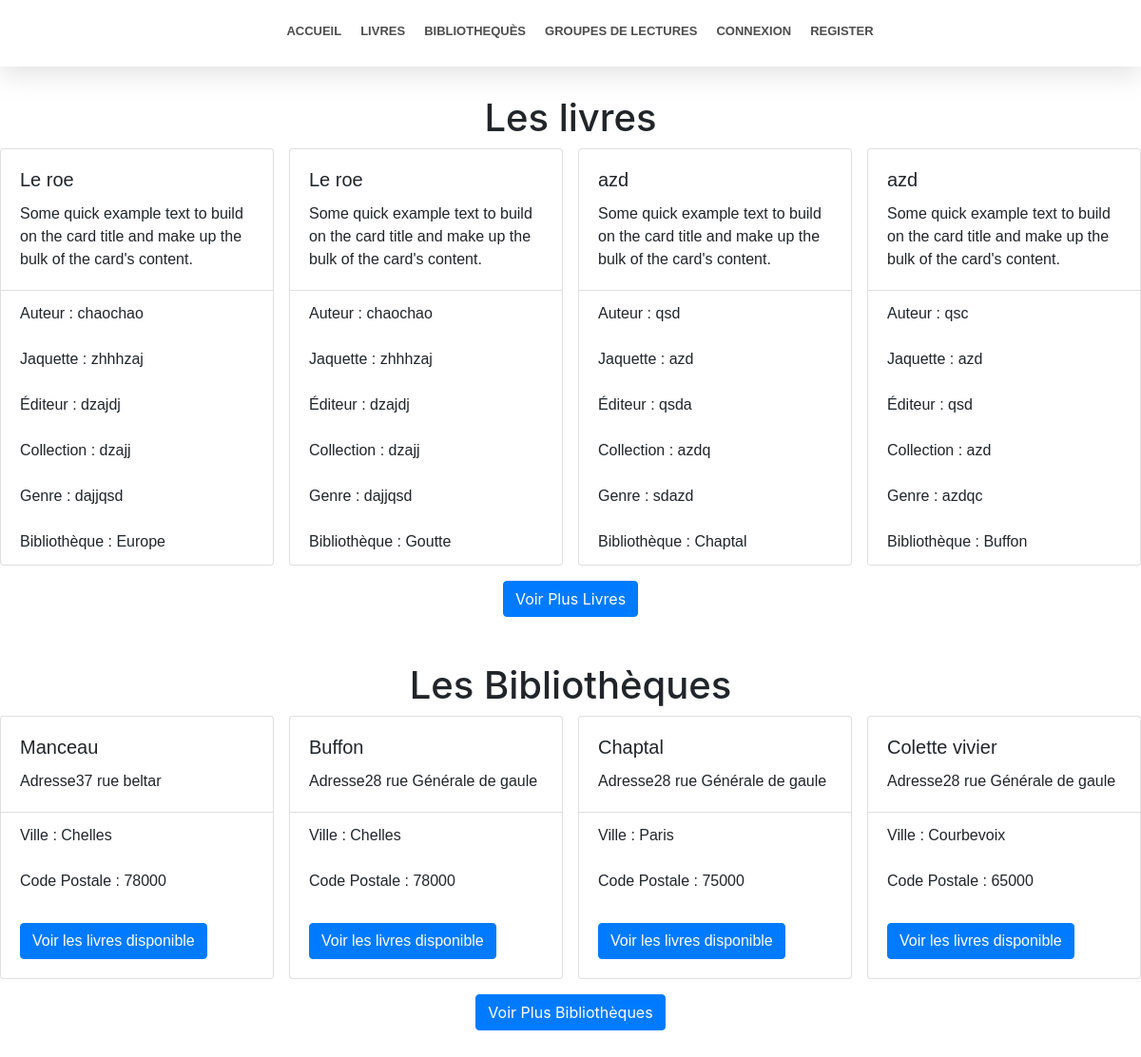
The page / on the database its author committed.
### accounts/models.py (models this page shows, shortened)
class Livre(models.Model):
    titre = models.CharField(max_length=60)
    auteur = models.CharField(max_length=60)
    jaquette = models.CharField(max_length=60)
    editeur = models.CharField(max_length=60)
    collection = models.CharField(max_length=60)
    genre = models.CharField(max_length=60)
    dispo = models.BooleanField(default=True)
    biblio = models.ForeignKey(Biliotheque, on_delete=models.CASCADE)

class Biliotheque(models.Model):
    name = models.CharField(max_length=60)
    adresse = models.CharField(max_length=60)
    ville = models.CharField(max_length=50)
    cp = models.CharField(max_length=60)

### livre/views.py (the view)
# urls.py: path('', livre_views.index, name="home"),
def index(request):
    context = {}
    context['user'] = request.user
    context['livres'] = Livre.objects.all()[:4]
    context['bibliotheques'] = Biliotheque.objects.all()[:4]
    return render(request, 'home.html', context=context)

### templates/home.html (shortened to what this page needs)
{% extends 'index.html' %}
{% block content %}
    <div style="height: 100px;"></div>
  <h1 class="text-center">Les livres</h1>
    <section style="max-width: 1400px;margin: auto;">
        <div class="d-flex flex-wrap justify-content-center gap-3">
            {% for livre in livres %}
                <div class="card" style="width: 18rem;min-width: 286px;">
                      <div class="card-body">
                        <h5 class="card-title">{{ livre.titre }}</h5>
                        <p class="card-text">Some quick example text to build on the card title and make up the bulk of the card's content.</p>
                      </div>
                      <ul class="list-group list-group-flush">
                          <li class="list-group-item">Auteur : {{ livre.auteur }}</li>
                          <li class="list-group-item">Jaquette : {{ livre.jaquette }}</li>
                          <li class="list-group-item">Éditeur : {{ livre.editeur }}</li>
                          <li class="list-group-item">Collection : {{ livre.collection }}</li>
                          <li class="list-group-item">Genre : {{ livre.genre }}</li>
                          <li class="list-group-item">Bibliothèque : {{ livre.biblio.name }}</li>
                      </ul>
                </div>
            {% endfor %}
        </div>
    </section>
    <div class="text-center mt-3">
        <a href="{% url 'livres' %}" class="btn btn-primary text-center">Voir Plus Livres</a>
    </div>
    <h1 class="text-center">Les Bibliothèques</h1>
    <section style="max-width: 1400px;margin: auto;">
        <div class="d-flex flex-wrap justify-content-center gap-3">
            {% for bibliotheque in bibliotheques %}
                <div class="card" style="width: 18rem;min-width: 286px;">
                      <div class="card-body">
                        <h5 class="card-title">{{ bibliotheque.name }}</h5>
                        <p class="card-text">Adresse{{ bibliotheque.adresse }}</p>
                      </div>
                      <ul class="list-group list-group-flush">
                          <li class="list-group-item">Ville : {{ bibliotheque.ville }}</li>
                          <li class="list-group-item">Code Postale : {{ bibliotheque.cp }}</li>
                      </ul>
                      <div class="card-body">
                            <a href="bibliotheque/livres?id={{ bibliotheque.pk }}" class="btn btn-primary">Voir les livres disponible</a>
                      </div>
                </div>
            {% endfor %}
        </div>
    </section>
    <div class="text-center mt-3">
        <a href="{% url 'bibliotheques' %}" class="btn btn-primary text-center">Voir Plus Bibliothèques</a>
    </div>
{% endblock %}

### static/css/main.css (style rules this page uses)
section { font-family: "Public Sans", sans-serif; }
body { margin: 0; }

### rows shown on the page
Livre: titre "Le roe", auteur "chaochao", jaquette "zhhhzaj", editeur "dzajdj", collection "dzajj", genre "dajjqsd", biblio.name "Europe"
Livre: titre "Le roe", auteur "chaochao", jaquette "zhhhzaj", editeur "dzajdj", collection "dzajj", genre "dajjqsd", biblio.name "Goutte"
Livre: titre "azd", auteur "qsd", jaquette "azd", editeur "qsda", collection "azdq", genre "sdazd", biblio.name "Chaptal"
Livre: titre "azd", auteur "qsc", jaquette "azd", editeur "qsd", collection "azd", genre "azdqc", biblio.name "Buffon"
Biliotheque: name "Manceau", adresse "37 rue beltar", ville "Chelles", cp "78000"
Biliotheque: name "Buffon", adresse "28 rue Générale de gaule", ville "Chelles", cp "78000"
Biliotheque: name "Chaptal", adresse "28 rue Générale de gaule", ville "Paris", cp "75000"
Biliotheque: name "Colette vivier", adresse "28 rue Générale de gaule", ville "Courbevoix", cp "65000"
